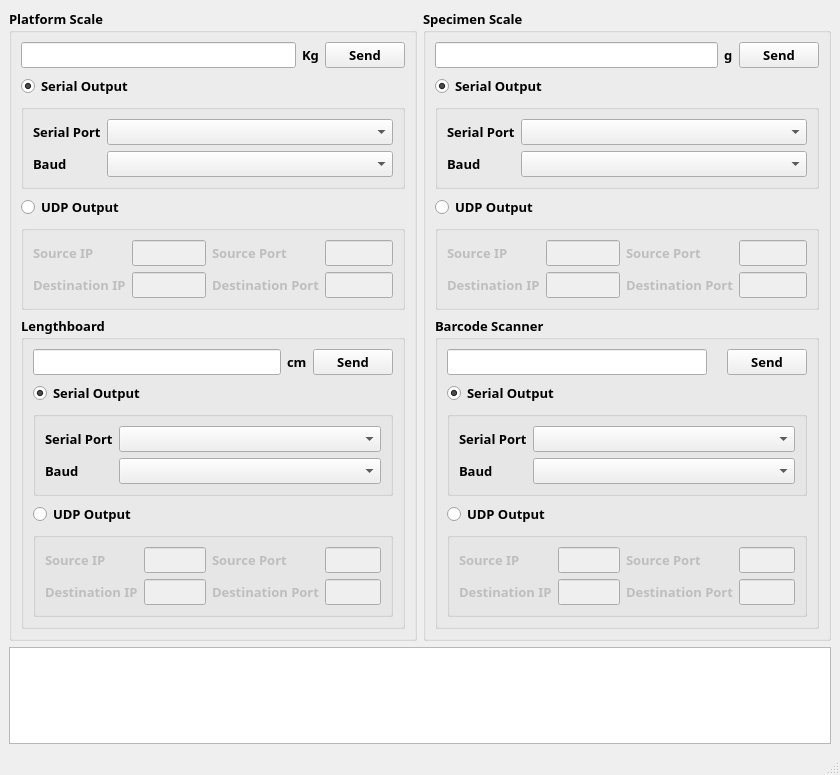
<?xml version="1.0" encoding="UTF-8"?>
<ui version="4.0">
 <class>DeviceFaker</class>
 <widget class="QMainWindow" name="DeviceFaker">
  <property name="geometry">
   <rect>
    <x>0</x>
    <y>0</y>
    <width>840</width>
    <height>775</height>
   </rect>
  </property>
  <property name="windowTitle">
   <string>DeviceFaker</string>
  </property>
  <widget class="QWidget" name="centralwidget">
   <layout class="QVBoxLayout" name="verticalLayout_5">
    <item>
     <layout class="QGridLayout" name="gridLayout">
      <item row="0" column="0">
       <widget class="QGroupBox" name="groupBox">
        <property name="font">
         <font>
          <family>Arial Black</family>
          <pointsize>10</pointsize>
          <weight>75</weight>
          <bold>true</bold>
         </font>
        </property>
        <property name="title">
         <string>Platform Scale</string>
        </property>
        <layout class="QVBoxLayout" name="verticalLayout">
         <item>
          <layout class="QHBoxLayout" name="horizontalLayout">
           <item>
            <widget class="QLineEdit" name="sensorValue_Platform">
             <property name="font">
              <font>
               <family>Arial Black</family>
               <pointsize>10</pointsize>
               <weight>75</weight>
               <bold>true</bold>
              </font>
             </property>
            </widget>
           </item>
           <item>
            <widget class="QLabel" name="label_7">
             <property name="font">
              <font>
               <family>Arial Black</family>
               <pointsize>10</pointsize>
               <weight>75</weight>
               <bold>true</bold>
              </font>
             </property>
             <property name="text">
              <string>Kg</string>
             </property>
            </widget>
           </item>
           <item>
            <widget class="QPushButton" name="pbSendValue_Platform">
             <property name="font">
              <font>
               <family>Arial Black</family>
               <pointsize>10</pointsize>
               <weight>75</weight>
               <bold>true</bold>
              </font>
             </property>
             <property name="text">
              <string>Send</string>
             </property>
            </widget>
           </item>
          </layout>
         </item>
         <item>
          <widget class="QRadioButton" name="rbSerial_Platform">
           <property name="font">
            <font>
             <family>Arial Black</family>
             <pointsize>10</pointsize>
             <weight>75</weight>
             <bold>true</bold>
            </font>
           </property>
           <property name="text">
            <string>Serial Output</string>
           </property>
           <property name="checked">
            <bool>true</bool>
           </property>
          </widget>
         </item>
         <item>
          <widget class="QGroupBox" name="groupBox_2">
           <property name="font">
            <font>
             <family>Arial Black</family>
             <pointsize>10</pointsize>
             <weight>75</weight>
             <bold>true</bold>
            </font>
           </property>
           <property name="title">
            <string/>
           </property>
           <property name="checkable">
            <bool>false</bool>
           </property>
           <layout class="QFormLayout" name="formLayout">
            <item row="0" column="0">
             <widget class="QLabel" name="label">
              <property name="font">
               <font>
                <family>Arial Black</family>
                <pointsize>10</pointsize>
                <weight>75</weight>
                <bold>true</bold>
               </font>
              </property>
              <property name="text">
               <string>Serial Port</string>
              </property>
             </widget>
            </item>
            <item row="0" column="1">
             <widget class="QComboBox" name="cbPort_Platform">
              <property name="font">
               <font>
                <family>Arial Black</family>
                <pointsize>10</pointsize>
                <weight>75</weight>
                <bold>true</bold>
               </font>
              </property>
             </widget>
            </item>
            <item row="1" column="0">
             <widget class="QLabel" name="label_2">
              <property name="font">
               <font>
                <family>Arial Black</family>
                <pointsize>10</pointsize>
                <weight>75</weight>
                <bold>true</bold>
               </font>
              </property>
              <property name="text">
               <string>Baud</string>
              </property>
             </widget>
            </item>
            <item row="1" column="1">
             <widget class="QComboBox" name="cbBaud_Platform">
              <property name="font">
               <font>
                <family>Arial Black</family>
                <pointsize>10</pointsize>
                <weight>75</weight>
                <bold>true</bold>
               </font>
              </property>
             </widget>
            </item>
           </layout>
          </widget>
         </item>
         <item>
          <widget class="QRadioButton" name="rpUDP_Platform">
           <property name="font">
            <font>
             <family>Arial Black</family>
             <pointsize>10</pointsize>
             <weight>75</weight>
             <bold>true</bold>
            </font>
           </property>
           <property name="text">
            <string>UDP Output</string>
           </property>
          </widget>
         </item>
         <item>
          <widget class="QGroupBox" name="groupBox_3">
           <property name="enabled">
            <bool>false</bool>
           </property>
           <property name="font">
            <font>
             <family>Arial Black</family>
             <pointsize>10</pointsize>
             <weight>75</weight>
             <bold>true</bold>
            </font>
           </property>
           <property name="title">
            <string/>
           </property>
           <property name="checkable">
            <bool>false</bool>
           </property>
           <property name="checked">
            <bool>false</bool>
           </property>
           <layout class="QGridLayout" name="gridLayout_2" columnstretch="15,33,15,30">
            <item row="0" column="1">
             <widget class="QLineEdit" name="sourceIP_Platform">
              <property name="font">
               <font>
                <family>Arial Black</family>
                <pointsize>10</pointsize>
                <weight>75</weight>
                <bold>true</bold>
               </font>
              </property>
             </widget>
            </item>
            <item row="1" column="0">
             <widget class="QLabel" name="label_5">
              <property name="font">
               <font>
                <family>Arial Black</family>
                <pointsize>10</pointsize>
                <weight>75</weight>
                <bold>true</bold>
               </font>
              </property>
              <property name="text">
               <string>Destination IP</string>
              </property>
             </widget>
            </item>
            <item row="1" column="1">
             <widget class="QLineEdit" name="destIP_Platform">
              <property name="font">
               <font>
                <family>Arial Black</family>
                <pointsize>10</pointsize>
                <weight>75</weight>
                <bold>true</bold>
               </font>
              </property>
             </widget>
            </item>
            <item row="1" column="3">
             <widget class="QLineEdit" name="destPort_Platform">
              <property name="font">
               <font>
                <family>Arial Black</family>
                <pointsize>10</pointsize>
                <weight>75</weight>
                <bold>true</bold>
               </font>
              </property>
             </widget>
            </item>
            <item row="0" column="0">
             <widget class="QLabel" name="label_3">
              <property name="font">
               <font>
                <family>Arial Black</family>
                <pointsize>10</pointsize>
                <weight>75</weight>
                <bold>true</bold>
               </font>
              </property>
              <property name="text">
               <string>Source IP</string>
              </property>
             </widget>
            </item>
            <item row="0" column="2">
             <widget class="QLabel" name="label_4">
              <property name="font">
               <font>
                <family>Arial Black</family>
                <pointsize>10</pointsize>
                <weight>75</weight>
                <bold>true</bold>
               </font>
              </property>
              <property name="text">
               <string>Source Port</string>
              </property>
             </widget>
            </item>
            <item row="1" column="2">
             <widget class="QLabel" name="label_6">
              <property name="font">
               <font>
                <family>Arial Black</family>
                <pointsize>10</pointsize>
                <weight>75</weight>
                <bold>true</bold>
               </font>
              </property>
              <property name="text">
               <string>Destination Port</string>
              </property>
             </widget>
            </item>
            <item row="0" column="3">
             <widget class="QLineEdit" name="sourcePort_Platform">
              <property name="font">
               <font>
                <family>Arial Black</family>
                <pointsize>10</pointsize>
                <weight>75</weight>
                <bold>true</bold>
               </font>
              </property>
             </widget>
            </item>
           </layout>
          </widget>
         </item>
         <item>
          <widget class="QGroupBox" name="groupBox_4">
           <property name="font">
            <font>
             <family>Arial Black</family>
             <pointsize>10</pointsize>
             <weight>75</weight>
             <bold>true</bold>
            </font>
           </property>
           <property name="title">
            <string>Lengthboard</string>
           </property>
           <layout class="QVBoxLayout" name="verticalLayout_2">
            <item>
             <layout class="QHBoxLayout" name="horizontalLayout_2">
              <item>
               <widget class="QLineEdit" name="sensorValue_Lengthboard">
                <property name="font">
                 <font>
                  <family>Arial Black</family>
                  <pointsize>10</pointsize>
                  <weight>75</weight>
                  <bold>true</bold>
                 </font>
                </property>
               </widget>
              </item>
              <item>
               <widget class="QLabel" name="label_8">
                <property name="font">
                 <font>
                  <family>Arial Black</family>
                  <pointsize>10</pointsize>
                  <weight>75</weight>
                  <bold>true</bold>
                 </font>
                </property>
                <property name="text">
                 <string>cm</string>
                </property>
               </widget>
              </item>
              <item>
               <widget class="QPushButton" name="pbSendValue_Lengthboard">
                <property name="font">
                 <font>
                  <family>Arial Black</family>
                  <pointsize>10</pointsize>
                  <weight>75</weight>
                  <bold>true</bold>
                 </font>
                </property>
                <property name="text">
                 <string>Send</string>
                </property>
               </widget>
              </item>
             </layout>
            </item>
            <item>
             <widget class="QRadioButton" name="rbSerial_Lengthboard">
              <property name="font">
               <font>
                <family>Arial Black</family>
                <pointsize>10</pointsize>
                <weight>75</weight>
                <bold>true</bold>
               </font>
              </property>
              <property name="text">
               <string>Serial Output</string>
              </property>
              <property name="checked">
               <bool>true</bool>
              </property>
             </widget>
            </item>
            <item>
             <widget class="QGroupBox" name="groupBox_5">
              <property name="font">
               <font>
                <family>Arial Black</family>
                <pointsize>10</pointsize>
                <weight>75</weight>
                <bold>true</bold>
               </font>
              </property>
              <property name="title">
               <string/>
              </property>
              <property name="checkable">
               <bool>false</bool>
              </property>
              <layout class="QFormLayout" name="formLayout_2">
               <item row="0" column="0">
                <widget class="QLabel" name="label_9">
                 <property name="font">
                  <font>
                   <family>Arial Black</family>
                   <pointsize>10</pointsize>
                   <weight>75</weight>
                   <bold>true</bold>
                  </font>
                 </property>
                 <property name="text">
                  <string>Serial Port</string>
                 </property>
                </widget>
               </item>
               <item row="0" column="1">
                <widget class="QComboBox" name="cbSerial_Lengthboard">
                 <property name="font">
                  <font>
                   <family>Arial Black</family>
                   <pointsize>10</pointsize>
                   <weight>75</weight>
                   <bold>true</bold>
                  </font>
                 </property>
                </widget>
               </item>
               <item row="1" column="0">
                <widget class="QLabel" name="label_10">
                 <property name="font">
                  <font>
                   <family>Arial Black</family>
                   <pointsize>10</pointsize>
                   <weight>75</weight>
                   <bold>true</bold>
                  </font>
                 </property>
                 <property name="text">
                  <string>Baud</string>
                 </property>
                </widget>
               </item>
               <item row="1" column="1">
                <widget class="QComboBox" name="cbBaud_Lengthboard">
                 <property name="font">
                  <font>
                   <family>Arial Black</family>
                   <pointsize>10</pointsize>
                   <weight>75</weight>
                   <bold>true</bold>
                  </font>
                 </property>
                </widget>
               </item>
              </layout>
             </widget>
            </item>
            <item>
             <widget class="QRadioButton" name="rpUDP_Lengthboard">
              <property name="font">
               <font>
                <family>Arial Black</family>
                <pointsize>10</pointsize>
                <weight>75</weight>
                <bold>true</bold>
               </font>
              </property>
              <property name="text">
               <string>UDP Output</string>
              </property>
             </widget>
            </item>
            <item>
             <widget class="QGroupBox" name="groupBox_6">
              <property name="enabled">
               <bool>false</bool>
              </property>
              <property name="font">
               <font>
                <family>Arial Black</family>
                <pointsize>10</pointsize>
                <weight>75</weight>
                <bold>true</bold>
               </font>
              </property>
              <property name="title">
               <string/>
              </property>
              <property name="checkable">
               <bool>false</bool>
              </property>
              <property name="checked">
               <bool>false</bool>
              </property>
              <layout class="QGridLayout" name="gridLayout_3" columnstretch="15,33,15,30">
               <item row="0" column="1">
                <widget class="QLineEdit" name="sourceIP_Lengthboard">
                 <property name="font">
                  <font>
                   <family>Arial Black</family>
                   <pointsize>10</pointsize>
                   <weight>75</weight>
                   <bold>true</bold>
                  </font>
                 </property>
                </widget>
               </item>
               <item row="1" column="0">
                <widget class="QLabel" name="label_11">
                 <property name="font">
                  <font>
                   <family>Arial Black</family>
                   <pointsize>10</pointsize>
                   <weight>75</weight>
                   <bold>true</bold>
                  </font>
                 </property>
                 <property name="text">
                  <string>Destination IP</string>
                 </property>
                </widget>
               </item>
               <item row="1" column="1">
                <widget class="QLineEdit" name="destIP_Lengthboard">
                 <property name="font">
                  <font>
                   <family>Arial Black</family>
                   <pointsize>10</pointsize>
                   <weight>75</weight>
                   <bold>true</bold>
                  </font>
                 </property>
                </widget>
               </item>
               <item row="1" column="3">
                <widget class="QLineEdit" name="destPort_Lengthboard">
                 <property name="font">
                  <font>
                   <family>Arial Black</family>
                   <pointsize>10</pointsize>
                   <weight>75</weight>
                   <bold>true</bold>
                  </font>
                 </property>
                </widget>
               </item>
               <item row="0" column="0">
                <widget class="QLabel" name="label_12">
                 <property name="font">
                  <font>
                   <family>Arial Black</family>
                   <pointsize>10</pointsize>
                   <weight>75</weight>
                   <bold>true</bold>
                  </font>
                 </property>
                 <property name="text">
                  <string>Source IP</string>
                 </property>
                </widget>
               </item>
               <item row="0" column="2">
                <widget class="QLabel" name="label_13">
                 <property name="font">
                  <font>
                   <family>Arial Black</family>
                   <pointsize>10</pointsize>
                   <weight>75</weight>
                   <bold>true</bold>
                  </font>
                 </property>
                 <property name="text">
                  <string>Source Port</string>
                 </property>
                </widget>
               </item>
               <item row="1" column="2">
                <widget class="QLabel" name="label_14">
                 <property name="font">
                  <font>
                   <family>Arial Black</family>
                   <pointsize>10</pointsize>
                   <weight>75</weight>
                   <bold>true</bold>
                  </font>
                 </property>
                 <property name="text">
                  <string>Destination Port</string>
                 </property>
                </widget>
               </item>
               <item row="0" column="3">
                <widget class="QLineEdit" name="sourcePort_Lengthboard">
                 <property name="font">
                  <font>
                   <family>Arial Black</family>
                   <pointsize>10</pointsize>
                   <weight>75</weight>
                   <bold>true</bold>
                  </font>
                 </property>
                </widget>
               </item>
              </layout>
             </widget>
            </item>
           </layout>
          </widget>
         </item>
        </layout>
       </widget>
      </item>
      <item row="0" column="1">
       <widget class="QGroupBox" name="groupBox_7">
        <property name="font">
         <font>
          <family>Arial Black</family>
          <pointsize>10</pointsize>
          <weight>75</weight>
          <bold>true</bold>
         </font>
        </property>
        <property name="title">
         <string>Specimen Scale</string>
        </property>
        <layout class="QVBoxLayout" name="verticalLayout_3">
         <item>
          <layout class="QHBoxLayout" name="horizontalLayout_3">
           <item>
            <widget class="QLineEdit" name="sensorValue_Specimen">
             <property name="font">
              <font>
               <family>Arial Black</family>
               <pointsize>10</pointsize>
               <weight>75</weight>
               <bold>true</bold>
              </font>
             </property>
            </widget>
           </item>
           <item>
            <widget class="QLabel" name="label_15">
             <property name="font">
              <font>
               <family>Arial Black</family>
               <pointsize>10</pointsize>
               <weight>75</weight>
               <bold>true</bold>
              </font>
             </property>
             <property name="text">
              <string>g</string>
             </property>
            </widget>
           </item>
           <item>
            <widget class="QPushButton" name="pbSendValue_Specimen">
             <property name="font">
              <font>
               <family>Arial Black</family>
               <pointsize>10</pointsize>
               <weight>75</weight>
               <bold>true</bold>
              </font>
             </property>
             <property name="text">
              <string>Send</string>
             </property>
            </widget>
           </item>
          </layout>
         </item>
         <item>
          <widget class="QRadioButton" name="rbSerial_Specimen">
           <property name="font">
            <font>
             <family>Arial Black</family>
             <pointsize>10</pointsize>
             <weight>75</weight>
             <bold>true</bold>
            </font>
           </property>
           <property name="text">
            <string>Serial Output</string>
           </property>
           <property name="checked">
            <bool>true</bool>
           </property>
          </widget>
         </item>
         <item>
          <widget class="QGroupBox" name="groupBox_8">
           <property name="font">
            <font>
             <family>Arial Black</family>
             <pointsize>10</pointsize>
             <weight>75</weight>
             <bold>true</bold>
            </font>
           </property>
           <property name="title">
            <string/>
           </property>
           <property name="checkable">
            <bool>false</bool>
           </property>
           <layout class="QFormLayout" name="formLayout_3">
            <item row="0" column="0">
             <widget class="QLabel" name="label_16">
              <property name="font">
               <font>
                <family>Arial Black</family>
                <pointsize>10</pointsize>
                <weight>75</weight>
                <bold>true</bold>
               </font>
              </property>
              <property name="text">
               <string>Serial Port</string>
              </property>
             </widget>
            </item>
            <item row="0" column="1">
             <widget class="QComboBox" name="cbSerial_Specimen">
              <property name="font">
               <font>
                <family>Arial Black</family>
                <pointsize>10</pointsize>
                <weight>75</weight>
                <bold>true</bold>
               </font>
              </property>
             </widget>
            </item>
            <item row="1" column="0">
             <widget class="QLabel" name="label_17">
              <property name="font">
               <font>
                <family>Arial Black</family>
                <pointsize>10</pointsize>
                <weight>75</weight>
                <bold>true</bold>
               </font>
              </property>
              <property name="text">
               <string>Baud</string>
              </property>
             </widget>
            </item>
            <item row="1" column="1">
             <widget class="QComboBox" name="cbBaud_Specimen">
              <property name="font">
               <font>
                <family>Arial Black</family>
                <pointsize>10</pointsize>
                <weight>75</weight>
                <bold>true</bold>
               </font>
              </property>
             </widget>
            </item>
           </layout>
          </widget>
         </item>
         <item>
          <widget class="QRadioButton" name="rpUDP_Specimen">
           <property name="font">
            <font>
             <family>Arial Black</family>
             <pointsize>10</pointsize>
             <weight>75</weight>
             <bold>true</bold>
            </font>
           </property>
           <property name="text">
            <string>UDP Output</string>
           </property>
          </widget>
         </item>
         <item>
          <widget class="QGroupBox" name="groupBox_9">
           <property name="enabled">
            <bool>false</bool>
           </property>
           <property name="font">
            <font>
             <family>Arial Black</family>
             <pointsize>10</pointsize>
             <weight>75</weight>
             <bold>true</bold>
            </font>
           </property>
           <property name="title">
            <string/>
           </property>
           <property name="checkable">
            <bool>false</bool>
           </property>
           <property name="checked">
            <bool>false</bool>
           </property>
           <layout class="QGridLayout" name="gridLayout_4" columnstretch="15,33,15,30">
            <item row="0" column="1">
             <widget class="QLineEdit" name="sourceIP_Specimen">
              <property name="font">
               <font>
                <family>Arial Black</family>
                <pointsize>10</pointsize>
                <weight>75</weight>
                <bold>true</bold>
               </font>
              </property>
             </widget>
            </item>
            <item row="1" column="0">
             <widget class="QLabel" name="label_18">
              <property name="font">
               <font>
                <family>Arial Black</family>
                <pointsize>10</pointsize>
                <weight>75</weight>
                <bold>true</bold>
               </font>
              </property>
              <property name="text">
               <string>Destination IP</string>
              </property>
             </widget>
            </item>
            <item row="1" column="1">
             <widget class="QLineEdit" name="destIP_Specimen">
              <property name="font">
               <font>
                <family>Arial Black</family>
                <pointsize>10</pointsize>
                <weight>75</weight>
                <bold>true</bold>
               </font>
              </property>
             </widget>
            </item>
            <item row="1" column="3">
             <widget class="QLineEdit" name="destPort_Specimen">
              <property name="font">
               <font>
                <family>Arial Black</family>
                <pointsize>10</pointsize>
                <weight>75</weight>
                <bold>true</bold>
               </font>
              </property>
             </widget>
            </item>
            <item row="0" column="0">
             <widget class="QLabel" name="label_19">
              <property name="font">
               <font>
                <family>Arial Black</family>
                <pointsize>10</pointsize>
                <weight>75</weight>
                <bold>true</bold>
               </font>
              </property>
              <property name="text">
               <string>Source IP</string>
              </property>
             </widget>
            </item>
            <item row="0" column="2">
             <widget class="QLabel" name="label_20">
              <property name="font">
               <font>
                <family>Arial Black</family>
                <pointsize>10</pointsize>
                <weight>75</weight>
                <bold>true</bold>
               </font>
              </property>
              <property name="text">
               <string>Source Port</string>
              </property>
             </widget>
            </item>
            <item row="1" column="2">
             <widget class="QLabel" name="label_21">
              <property name="font">
               <font>
                <family>Arial Black</family>
                <pointsize>10</pointsize>
                <weight>75</weight>
                <bold>true</bold>
               </font>
              </property>
              <property name="text">
               <string>Destination Port</string>
              </property>
             </widget>
            </item>
            <item row="0" column="3">
             <widget class="QLineEdit" name="sourcePort_Specimen">
              <property name="font">
               <font>
                <family>Arial Black</family>
                <pointsize>10</pointsize>
                <weight>75</weight>
                <bold>true</bold>
               </font>
              </property>
             </widget>
            </item>
           </layout>
          </widget>
         </item>
         <item>
          <widget class="QGroupBox" name="groupBox_10">
           <property name="font">
            <font>
             <family>Arial Black</family>
             <pointsize>10</pointsize>
             <weight>75</weight>
             <bold>true</bold>
            </font>
           </property>
           <property name="title">
            <string>Barcode Scanner</string>
           </property>
           <layout class="QVBoxLayout" name="verticalLayout_4">
            <item>
             <layout class="QHBoxLayout" name="horizontalLayout_4">
              <item>
               <widget class="QLineEdit" name="sensorValue_Barcode">
                <property name="font">
                 <font>
                  <family>Arial Black</family>
                  <pointsize>10</pointsize>
                  <weight>75</weight>
                  <bold>true</bold>
                 </font>
                </property>
               </widget>
              </item>
              <item>
               <widget class="QLabel" name="label_22">
                <property name="font">
                 <font>
                  <family>Arial Black</family>
                  <pointsize>10</pointsize>
                  <weight>75</weight>
                  <bold>true</bold>
                 </font>
                </property>
                <property name="text">
                 <string/>
                </property>
               </widget>
              </item>
              <item>
               <widget class="QPushButton" name="pbSendValue_Barcode">
                <property name="font">
                 <font>
                  <family>Arial Black</family>
                  <pointsize>10</pointsize>
                  <weight>75</weight>
                  <bold>true</bold>
                 </font>
                </property>
                <property name="text">
                 <string>Send</string>
                </property>
               </widget>
              </item>
             </layout>
            </item>
            <item>
             <widget class="QRadioButton" name="rbSerial_Barcode">
              <property name="font">
               <font>
                <family>Arial Black</family>
                <pointsize>10</pointsize>
                <weight>75</weight>
                <bold>true</bold>
               </font>
              </property>
              <property name="text">
               <string>Serial Output</string>
              </property>
              <property name="checked">
               <bool>true</bool>
              </property>
             </widget>
            </item>
            <item>
             <widget class="QGroupBox" name="groupBox_11">
              <property name="font">
               <font>
                <family>Arial Black</family>
                <pointsize>10</pointsize>
                <weight>75</weight>
                <bold>true</bold>
               </font>
              </property>
              <property name="title">
               <string/>
              </property>
              <property name="checkable">
               <bool>false</bool>
              </property>
              <layout class="QFormLayout" name="formLayout_4">
               <item row="0" column="0">
                <widget class="QLabel" name="label_23">
                 <property name="font">
                  <font>
                   <family>Arial Black</family>
                   <pointsize>10</pointsize>
                   <weight>75</weight>
                   <bold>true</bold>
                  </font>
                 </property>
                 <property name="text">
                  <string>Serial Port</string>
                 </property>
                </widget>
               </item>
               <item row="0" column="1">
                <widget class="QComboBox" name="cbSerial_Barcode">
                 <property name="font">
                  <font>
                   <family>Arial Black</family>
                   <pointsize>10</pointsize>
                   <weight>75</weight>
                   <bold>true</bold>
                  </font>
                 </property>
                </widget>
               </item>
               <item row="1" column="0">
                <widget class="QLabel" name="label_24">
                 <property name="font">
                  <font>
                   <family>Arial Black</family>
                   <pointsize>10</pointsize>
                   <weight>75</weight>
                   <bold>true</bold>
                  </font>
                 </property>
                 <property name="text">
                  <string>Baud</string>
                 </property>
                </widget>
               </item>
               <item row="1" column="1">
                <widget class="QComboBox" name="cbBaud_Barcode">
                 <property name="font">
                  <font>
                   <family>Arial Black</family>
                   <pointsize>10</pointsize>
                   <weight>75</weight>
                   <bold>true</bold>
                  </font>
                 </property>
                </widget>
               </item>
              </layout>
             </widget>
            </item>
            <item>
             <widget class="QRadioButton" name="rpUDP_Barcode">
              <property name="font">
               <font>
                <family>Arial Black</family>
                <pointsize>10</pointsize>
                <weight>75</weight>
                <bold>true</bold>
               </font>
              </property>
              <property name="text">
               <string>UDP Output</string>
              </property>
             </widget>
            </item>
            <item>
             <widget class="QGroupBox" name="groupBox_12">
              <property name="enabled">
               <bool>false</bool>
              </property>
              <property name="font">
               <font>
                <family>Arial Black</family>
                <pointsize>10</pointsize>
                <weight>75</weight>
                <bold>true</bold>
               </font>
              </property>
              <property name="title">
               <string/>
              </property>
              <property name="checkable">
               <bool>false</bool>
              </property>
              <property name="checked">
               <bool>false</bool>
              </property>
              <layout class="QGridLayout" name="gridLayout_5" columnstretch="15,33,15,30">
               <item row="0" column="1">
                <widget class="QLineEdit" name="sourceIP_Barcode">
                 <property name="font">
                  <font>
                   <family>Arial Black</family>
                   <pointsize>10</pointsize>
                   <weight>75</weight>
                   <bold>true</bold>
                  </font>
                 </property>
                </widget>
               </item>
               <item row="1" column="0">
                <widget class="QLabel" name="label_25">
                 <property name="font">
                  <font>
                   <family>Arial Black</family>
                   <pointsize>10</pointsize>
                   <weight>75</weight>
                   <bold>true</bold>
                  </font>
                 </property>
                 <property name="text">
                  <string>Destination IP</string>
                 </property>
                </widget>
               </item>
               <item row="1" column="1">
                <widget class="QLineEdit" name="destIP_Barcode">
                 <property name="font">
                  <font>
                   <family>Arial Black</family>
                   <pointsize>10</pointsize>
                   <weight>75</weight>
                   <bold>true</bold>
                  </font>
                 </property>
                </widget>
               </item>
               <item row="1" column="3">
                <widget class="QLineEdit" name="destPort_Barcode">
                 <property name="font">
                  <font>
                   <family>Arial Black</family>
                   <pointsize>10</pointsize>
                   <weight>75</weight>
                   <bold>true</bold>
                  </font>
                 </property>
                </widget>
               </item>
               <item row="0" column="0">
                <widget class="QLabel" name="label_26">
                 <property name="font">
                  <font>
                   <family>Arial Black</family>
                   <pointsize>10</pointsize>
                   <weight>75</weight>
                   <bold>true</bold>
                  </font>
                 </property>
                 <property name="text">
                  <string>Source IP</string>
                 </property>
                </widget>
               </item>
               <item row="0" column="2">
                <widget class="QLabel" name="label_27">
                 <property name="font">
                  <font>
                   <family>Arial Black</family>
                   <pointsize>10</pointsize>
                   <weight>75</weight>
                   <bold>true</bold>
                  </font>
                 </property>
                 <property name="text">
                  <string>Source Port</string>
                 </property>
                </widget>
               </item>
               <item row="1" column="2">
                <widget class="QLabel" name="label_28">
                 <property name="font">
                  <font>
                   <family>Arial Black</family>
                   <pointsize>10</pointsize>
                   <weight>75</weight>
                   <bold>true</bold>
                  </font>
                 </property>
                 <property name="text">
                  <string>Destination Port</string>
                 </property>
                </widget>
               </item>
               <item row="0" column="3">
                <widget class="QLineEdit" name="sourcePort_Barcode">
                 <property name="font">
                  <font>
                   <family>Arial Black</family>
                   <pointsize>10</pointsize>
                   <weight>75</weight>
                   <bold>true</bold>
                  </font>
                 </property>
                </widget>
               </item>
              </layout>
             </widget>
            </item>
           </layout>
          </widget>
         </item>
        </layout>
       </widget>
      </item>
     </layout>
    </item>
    <item>
     <widget class="QPlainTextEdit" name="logText"/>
    </item>
   </layout>
  </widget>
  <widget class="QMenuBar" name="menubar">
   <property name="geometry">
    <rect>
     <x>0</x>
     <y>0</y>
     <width>840</width>
     <height>21</height>
    </rect>
   </property>
  </widget>
  <widget class="QStatusBar" name="statusbar"/>
 </widget>
 <resources/>
 <connections/>
</ui>
